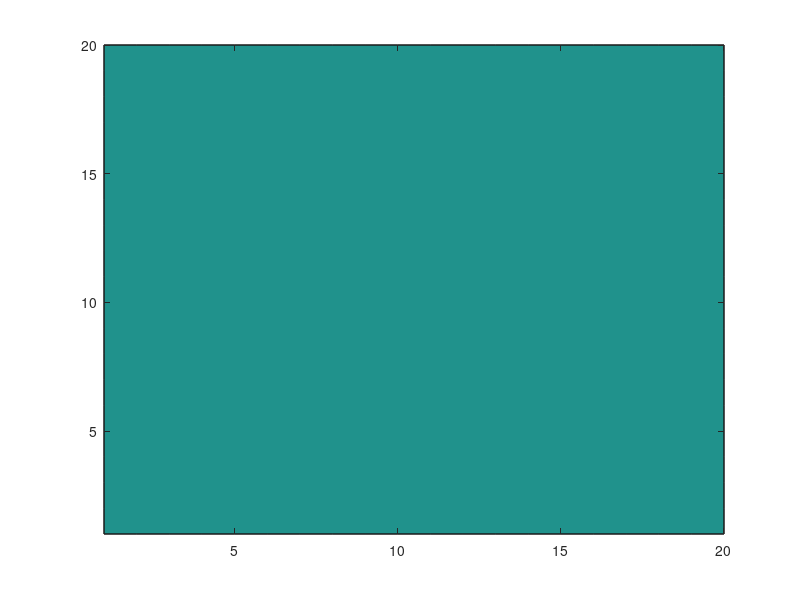
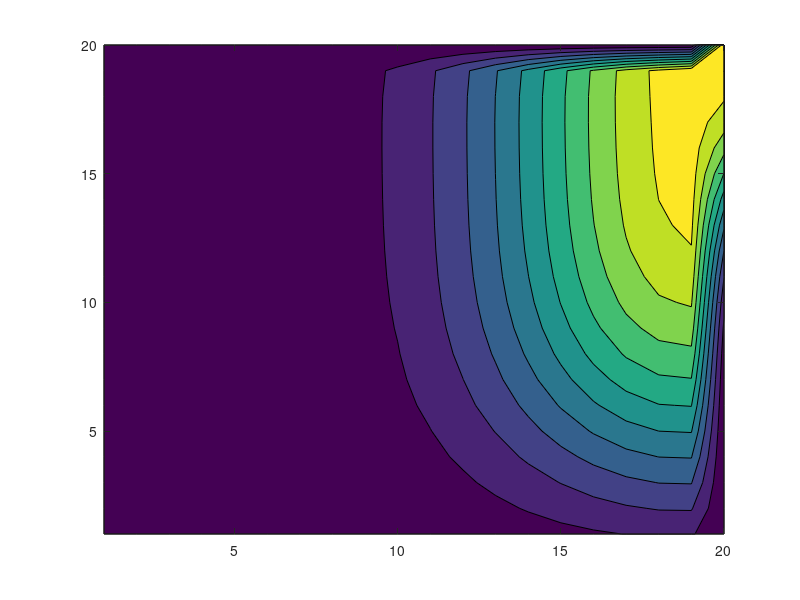
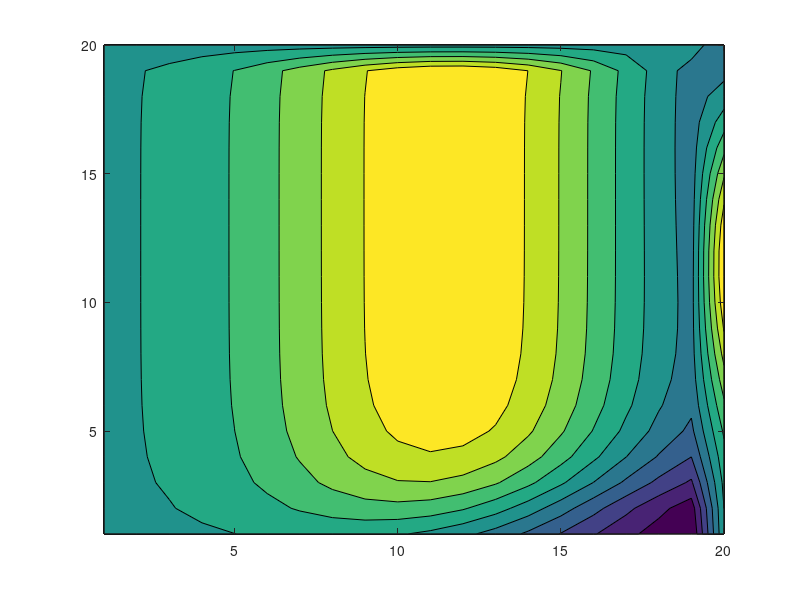
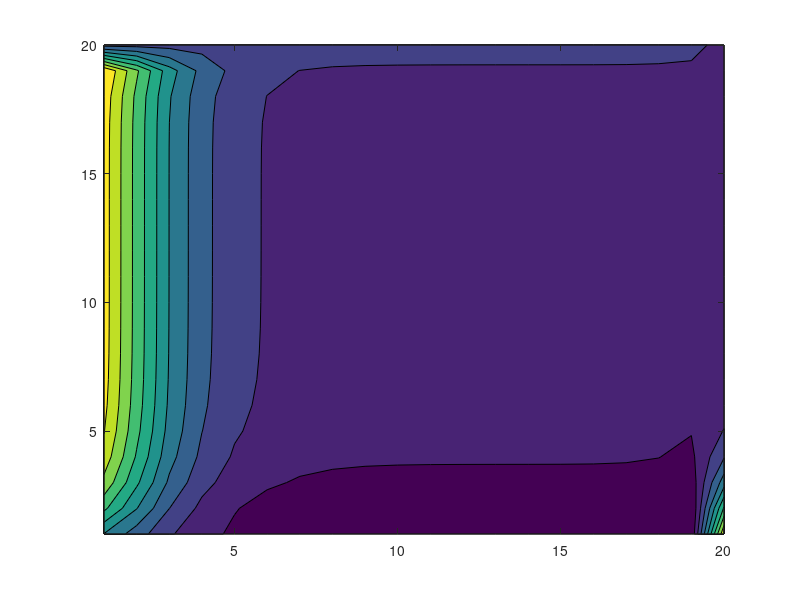

Here is the MATLAB script that generated these plots, in order:
function problem2
N = 20;
Nt = N^2;
k = 1/Nt;
h = 1/(N-1);
grid = 0:1/(N-1):1;
U = zeros(N,N);
e = ones(N,1);
D2 = spdiags([e -2*e e],-1:1,N,N);
D2(1,2) = 2;
D2(N,N-1) = 2;
for nt = 1:Nt
    U = oneADIstep(U,(nt-1)*k);
    if nt == Nt*0.2
        Upt2 = U;
    elseif nt == Nt*0.4
        Upt4 = U;
    elseif nt == Nt*0.6
        Upt6 = U;
    elseif nt == Nt*0.8
        Upt8 = U;
    end
end

figure;
contourf(zeros(N,N));
figure;
contourf(Upt2);
figure;
contourf(Upt4);
figure;
contourf(Upt6);
figure;
contourf(Upt8);
figure;
contourf(U);


    function Unew = oneADIstep(Uold,t)
        Ustar = zeros(N,N);
        Unew = zeros(N,N);
        I = speye(N);
        b = zeros(N,1);

        for i = 1:N
            b(i) = b(i)+f(grid(i),grid(1),t);
        end
        b = b+(k/2)*(1/h^2)*(2*Uold(:,2)-2*Uold(:,1));
        Ustar(:,1) = (I-(k/2)*(1/h^2)*D2)\b;
        for j = 2:N-1
            for i = 1:N
                b(i) = b(i)+f(grid(i),grid(j),t);
            end
            b = b+(k/2)*(1/h^2)*(Uold(:,j+1)-2*Uold(:,j)+Uold(:,j-1));
            Ustar(:,j) = (I-(k/2)*(1/h^2)*D2)\b;
        end
        for i = 1:N
            b(i) = b(i)+f(grid(i),grid(N),t);
        end
        b = b+(k/2)*(1/h^2)*(2*Uold(:,N-1)-2*Uold(:,N));
        Ustar(:,N) = (I-(k/2)*(1/h^2)*D2)\b;
        
        b = zeros(N,1);
        for j = 1:N
            b(j) = b(j)+f(grid(1),grid(j),t);
        end
        b = b+(k/2)*(1/h^2)*(2*Ustar(2,:)-2*Ustar(1,:))';
        Unew(1,:) = ((I-(k/2)*(1/h^2)*D2)\b)';
        for i = 2:N-1
            for j = 1:N
                b(j) = b(j)+f(grid(i),grid(j),t);
            end
            b = b+(k/2)*(1/h^2)*(Ustar(i+1,:)-2*Ustar(i,:)+Ustar(i-1,:))';
            Unew(i,:) = ((I-(k/2)*(1/h^2)*D2)\b)';
        end
        for j = 1:N
            b(j) = b(j)+f(grid(N),grid(j),t);
        end
        b = b+(k/2)*(1/h^2)*(2*Ustar(N-1,:)-2*Ustar(N,:))';
        Unew(:,N) = ((I-(k/2)*(1/h^2)*D2)\b)';
    end

    function y = f(x,y,t)
        y = exp(-10*((x-0.6*cos(2*pi*t))^2+(y-sin(2*pi*t))^2));
    end
end